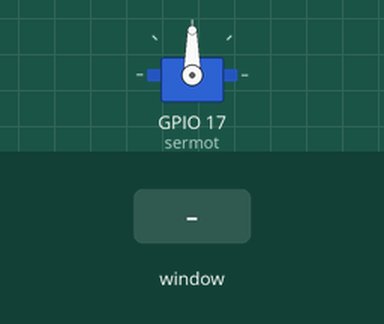
A program run on a simulated Raspberry Pi (BCM pin numbers). On the bench: servo. The test bench sets the inputs (shaded band). The desktop window is not drawn, its controls go by their first labels and the mouse button is held 0.15 s; servo angles are drawn from the pulse width (0.5 ms = 0°, 2.5 ms = 180°).

Above: at 1.2 s.
1.3 s: control labelled "Abrir" in the window clicked
At 2.0 s:
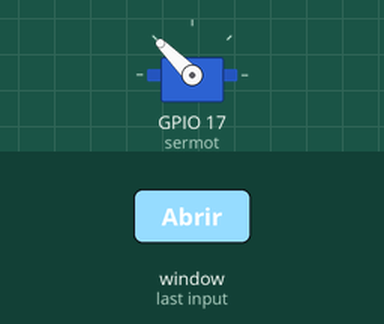
Timing chart, 0 to 4.3 s (numbered marks = the images above; inputs shaded):
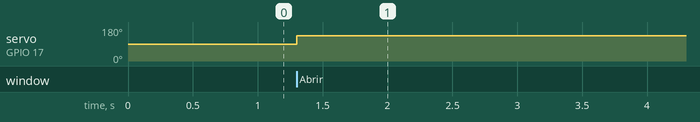

Measured:
- after the input at 1.3 s, servo on GPIO 17 (sermot): 90° → 135° at once

The program:

05.py
```python
import RPi.GPIO as GPIO # Cargamos la libreria RPi.GPIO
from tkinter import *
from gpiozero import AngularServo
def ServoMotor():
    global abierto
    if abierto:
        sermot.angle=0
        servoEtqBoton="Abrir"
    else:
        sermot.angle=90
        servoEtqBoton="Cerrar"
    btn_servo.configure(text=servoEtqBoton)
    abierto=not abierto
def IniciarPines():
    GPIO.setmode(GPIO.BCM)  # Ponemos la Raspberry en modo BCM
gpioservo = 17
IniciarPines()
abierto=False
sermot=AngularServo(gpioservo)
root=Tk()
btn_servo = Button(root, text="Abrir", command=ServoMotor)
btn_servo.pack(anchor=CENTER)
root.mainloop()
GPIO.cleanup()          # Limpiamos los pines GPIO y salimos
```
